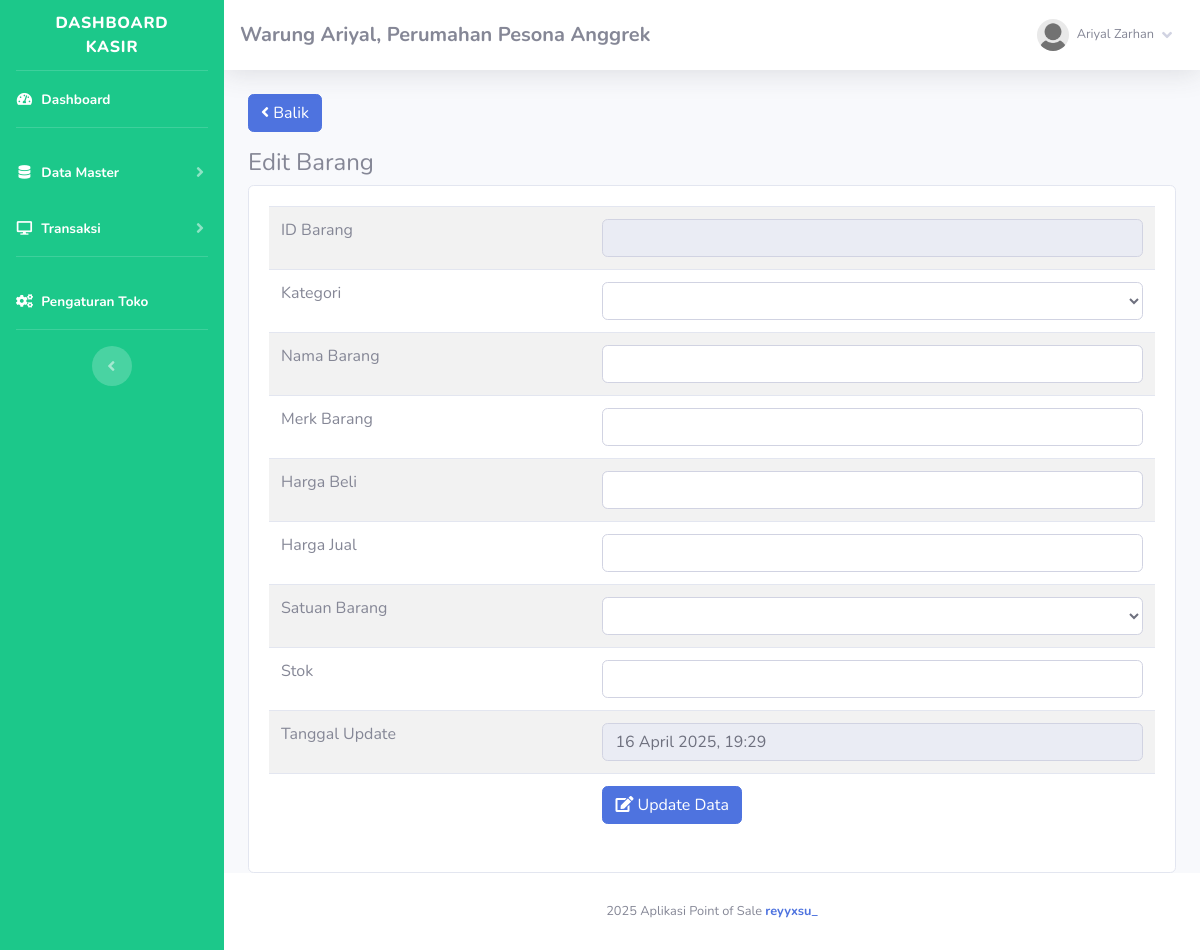
/index.php?page=barang/edit&barang=BR002 (signed in), run on an earlier commit of the app's database.
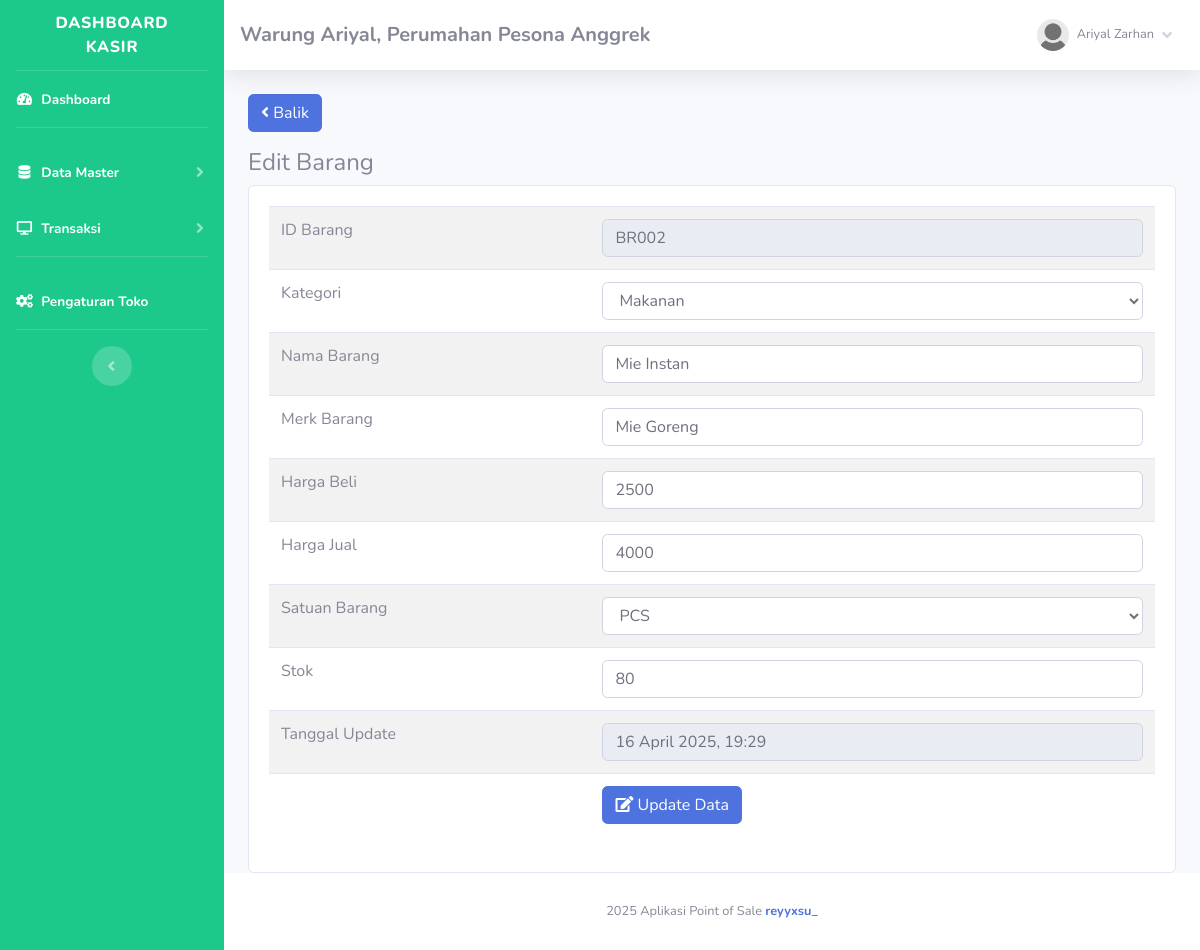
And on a later commit of the database.
### tables this page shows
CREATE TABLE `barang` (
  `id` int(11) NOT NULL,
  `id_barang` varchar(255) NOT NULL,
  `id_kategori` int(11) NOT NULL,
  `nama_barang` text NOT NULL,
  `merk` varchar(255) NOT NULL,
  `harga_beli` varchar(255) NOT NULL,
  `harga_jual` varchar(255) NOT NULL,
  `satuan_barang` varchar(255) NOT NULL,
  `stok` text NOT NULL,
  `tgl_input` varchar(255) NOT NULL,
  `tgl_update` varchar(255) DEFAULT NULL
);

CREATE TABLE `kategori` (
  `id_kategori` int(11) NOT NULL,
  `nama_kategori` varchar(255) NOT NULL,
  `tgl_input` varchar(255) NOT NULL
);

### admin/module/barang/edit/index.php (the view, shortened to what this page needs)
 <?php
	$id = $_GET['barang'];
	$hasil = $lihat -> barang_edit($id);
?>
 <a href="index.php?page=barang" class="btn btn-primary mb-3"><i class="fa fa-angle-left"></i> Balik </a>
 <h4>Edit Barang</h4>
<div class="card card-body">
	<div class="table-responsive">
		<table class="table table-striped">
			<form action="fungsi/edit/edit.php?barang=edit" method="POST">
				<tr>
					<td>ID Barang</td>
					<td><input type="text" readonly="readonly" class="form-control" value="<?php echo $hasil['id_barang'];?>"
							name="id"></td>
				</tr>
				<tr>
					<td>Kategori</td>
					<td>
						<select name="kategori" class="form-control">
							<option value="<?php echo $hasil['id_kategori'];?>"><?php echo $hasil['nama_kategori'];?></option>
							<option value="#">Pilih Kategori</option>
							<?php  $kat = $lihat -> kategori(); foreach($kat as $isi){ 	?>
							<option value="<?php echo $isi['id_kategori'];?>"><?php echo $isi['nama_kategori'];?></option>
							<?php }?>
						</select>
					</td>
				</tr>
				<tr>
					<td>Nama Barang</td>
					<td><input type="text" class="form-control" value="<?php echo $hasil['nama_barang'];?>" name="nama"></td>
				</tr>
				<tr>
					<td>Merk Barang</td>
					<td><input type="text" class="form-control" value="<?php echo $hasil['merk'];?>" name="merk"></td>
				</tr>
				<tr>
					<td>Harga Beli</td>
					<td><input type="number" class="form-control" value="<?php echo $hasil['harga_beli'];?>" name="beli"></td>
				</tr>
				<tr>
					<td>Harga Jual</td>
					<td><input type="number" class="form-control" value="<?php echo $hasil['harga_jual'];?>" name="jual"></td>
				</tr>
				<tr>
					<td>Satuan Barang</td>
					<td>
						<select name="satuan" class="form-control">
							<option value="<?php echo $hasil['satuan_barang'];?>"><?php echo $hasil['satuan_barang'];?>
							</option>
							<option value="#">Pilih Satuan</option>
						</select>
					</td>
				</tr>
				<tr>
					<td>Stok</td>
					<td><input type="number" class="form-control" value="<?php echo $hasil['stok'];?>" name="stok"></td>
				</tr>
				<tr>
					<td>Tanggal Update</td>
					<td><input type="text" readonly="readonly" class="form-control" value="<?php echo  date("j F Y, G:i");?>"
							name="tgl"></td>
				</tr>
				<tr>
					<td></td>
					<td><button class="btn btn-primary"><i class="fa fa-edit"></i> Update Data</button></td>
				</tr>
			</form>
		</table>
	</div>
</div>

What changed in the data, as far as the page shows it:
added barang: id "BR002", kategori "Makanan", nama "Mie Instan", merk "Mie Goreng", beli "2500", jual "4000", satuan "PCS", stok "80"
